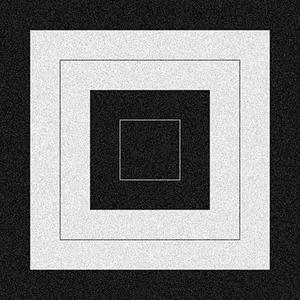
#> input picture assets/box.jpg, 300 x 300 px
$ python task2_g2.py   (older library calls are emulated)
#> lines starting #> are read from the running program, lines starting #| are printed output that depends on the picture; after the words box and inside, x2 and y2 are one past the last pixel; in counts of white or black regions, pixels touching at a corner belong together
# Sobel filters (x, y)

import cv2
import numpy as np

img=cv2.imread('../../assets/box.jpg', cv2.IMREAD_GRAYSCALE)
#> img is the input picture: shape (300, 300); min 0, max 255, mean 122.3

px=np.array([
    [-1,0,1],
    [-1,0,1],
    [-1,0,1]
    ], dtype=np.float32)

py=np.array([
    [-1,-1,-1],
    [0,0,0],
    [1,1,1]
    ], dtype=np.float32)

img_bordered=cv2.copyMakeBorder(img, 1, 1, 1, 1, cv2.BORDER_CONSTANT)
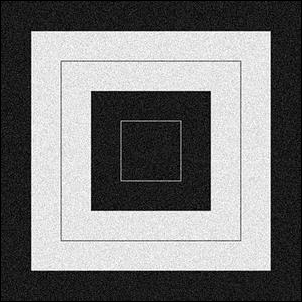
#> img_bordered: shape (302, 302); min 0, max 255, mean 120.7

# img_px = cv2.filter2D(img_px_bordered, ddepth=cv2.CV_32F, kernel=px)
# img_py = cv2.filter2D(img_py_bordered, ddepth=cv2.CV_32F, kernel=py)

h, w = img.shape
#> h = 300; w = 300

img_px=np.zeros((h,w), dtype=np.float32)
img_py=np.zeros((h,w), dtype=np.float32)

for i in range(img.shape[0]):
    for j in range(img.shape[1]):
        sumx=0.0
        sumy=0.0
        for m in range(-1, 2):
            for n in range(-1, 2):
                sumx=sumx+(img_bordered[i-m][j-n] * px[m+1][n+1])
                sumy=sumy+(img_bordered[i-m][j-n] * py[m+1][n+1])
        img_px[i][j]=abs(sumx)
        img_py[i][j]=abs(sumy)
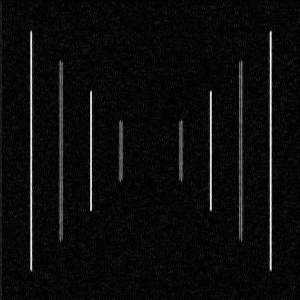
#> img_px: shape (300, 300) float32; min 0, max 748, mean 35.7; drawn with min black and max white
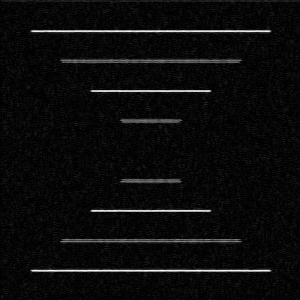
#> img_py: shape (300, 300) float32; min 0, max 750, mean 35.6; drawn with min black and max white

norm_px = np.round(cv2.normalize(img_px, None, 0, 255, cv2.NORM_MINMAX)).astype(np.uint8)
norm_py = np.round(cv2.normalize(img_py, None, 0, 255, cv2.NORM_MINMAX)).astype(np.uint8)

grad_mag = np.sqrt(img_px**2 + img_py**2)
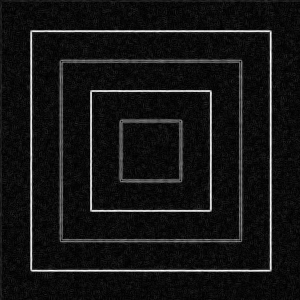
#> grad_mag: shape (300, 300) float32; min 0, max 750, mean 61.5; drawn with min black and max white
grad_mag_norm = cv2.normalize(grad_mag, None, 0, 255, cv2.NORM_MINMAX).astype(np.uint8)

cv2.imshow('Original Grayscale Image', img)

cv2.imshow('Convolution Image (x)', img_px)
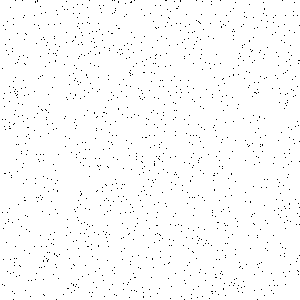
#> window 'Convolution Image (x)': shape (300, 300); 98.5% white; black in thin lines or dots
cv2.imshow('Convolution Image (y)', img_py)
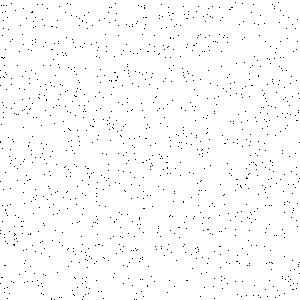
#> window 'Convolution Image (y)': shape (300, 300); 98.6% white; black in thin lines or dots

cv2.imshow('Normalized Prewitt filter (x)', norm_px)
cv2.imshow('Normalized Prewitt filter (y)', norm_py)

cv2.imshow("Gradient magnitude", grad_mag)
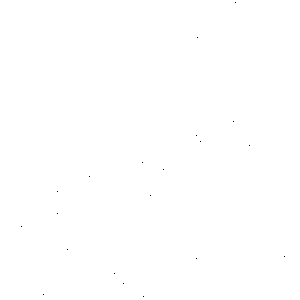
#> window 'Gradient magnitude': shape (300, 300); 100% white; black in thin lines or dots, all inside (x1, y1, x2, y2) = (21, 2, 285, 297)
cv2.imshow('Gradient magnitude normalized', grad_mag_norm)

cv2.waitKey(0)
cv2.destroyAllWindows()
